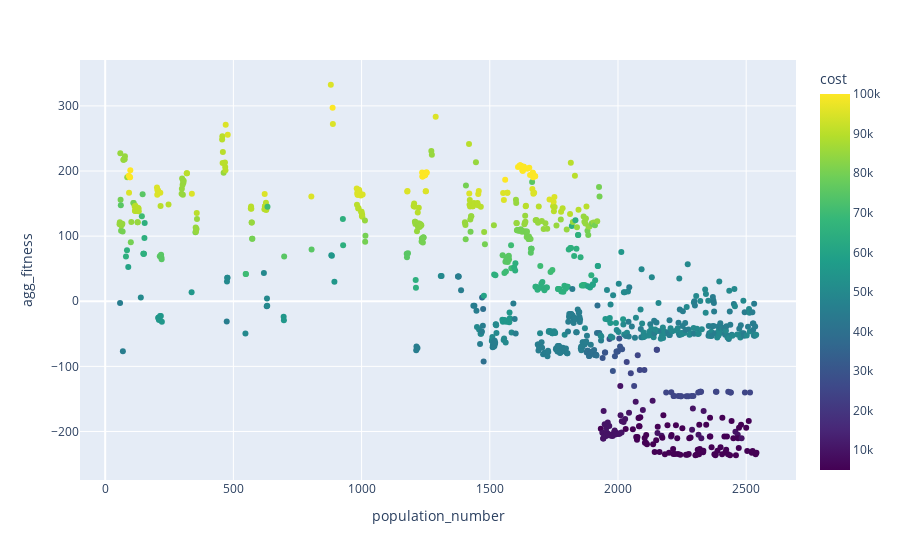

Notebook source saved alongside this figure:
### Code cell
import plotly.express as px

fig = px.scatter(df, x='population_number', y='agg_fitness', hover_data=['cost', 'Generation', 'population_number', 'agg_fitness'],
              color=df['cost'], color_continuous_scale=px.colors.sequential.Viridis)
fig.show()

### Figure 1 — Plotly figure (JSON) as saved in the notebook; plotly's stock layout.template omitted (floating-point values rounded to 4 significant figures; data arrays with more than 128 entries replaced by an {"elided": "..."} marker saying what was removed)
{"data": [{"customdata": {"elided": "914x2 int values"}, "hovertemplate": "population_number=%{x}<br>agg_fitness=%{y}<br>cost=%{marker.color}<br>Generation=%{customdata[1]}<extra></extra>", "legendgroup": "", "marker": {"color": {"elided": "914 int values"}, "coloraxis": "coloraxis", "symbol": "circle"}, "mode": "markers", "name": "", "orientation": "v", "showlegend": false, "type": "scatter", "x": {"elided": "914 int values"}, "xaxis": "x", "y": {"elided": "914 float values"}, "yaxis": "y"}], "layout": {"autosize": true, "coloraxis": {"colorbar": {"title": {"text": "cost"}}, "colorscale": [[0, "#440154"], [0.1111, "#482878"], [0.2222, "#3e4989"], [0.3333, "#31688e"], [0.4444, "#26828e"], [0.5556, "#1f9e89"], [0.6667, "#35b779"], [0.7778, "#6ece58"], [0.8889, "#b5de2b"], [1, "#fde725"]]}, "legend": {"tracegroupgap": 0}, "margin": {"t": 60}, "xaxis": {"anchor": "y", "autorange": true, "domain": [0, 1], "range": [-93.34, 2689.0], "title": {"text": "population_number"}, "type": "linear"}, "yaxis": {"anchor": "x", "autorange": true, "domain": [0, 1], "range": [-280.6, 376.5], "title": {"text": "agg_fitness"}, "type": "linear"}}}
